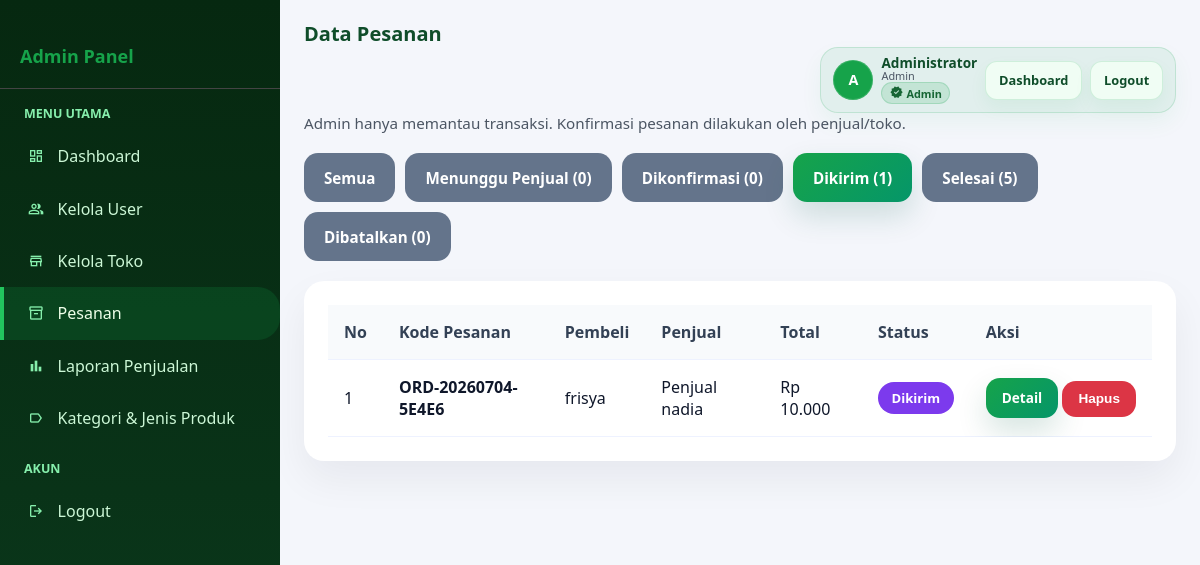
Screenshot of /admin/pesanan.php?status=dikirim (signed in) with the database file from the repository.
### tables this page shows
CREATE TABLE `pesanan` (
  `id` int(10) UNSIGNED NOT NULL,
  `kode_pesanan` varchar(30) NOT NULL COMMENT 'Format: ORD-YYYYMMDD-XXXXX',
  `pembeli_id` int(10) UNSIGNED NOT NULL,
  `toko_id` int(10) UNSIGNED NOT NULL,
  `total_harga` decimal(15,2) NOT NULL DEFAULT 0.00,
  `ongkir` decimal(15,2) NOT NULL DEFAULT 0.00,
  `grand_total` decimal(15,2) NOT NULL DEFAULT 0.00,
  `alamat_kirim` text NOT NULL,
  `catatan` text DEFAULT NULL,
  `status` enum('menunggu_konfirmasi','dikonfirmasi','diproses','dikirim','selesai','dibatalkan') NOT NULL DEFAULT 'menunggu_konfirmasi',
  `metode_bayar` enum('transfer','cod','ewallet') NOT NULL DEFAULT 'transfer',
  `bukti_bayar` varchar(255) DEFAULT NULL,
  `created_at` datetime NOT NULL DEFAULT current_timestamp(),
  `updated_at` datetime NOT NULL DEFAULT current_timestamp() ON UPDATE current_timestamp(),
  `bukti_pembayaran` varchar(255) DEFAULT NULL COMMENT 'File bukti pembayaran untuk admin review',
  `bukti_pengiriman` varchar(255) DEFAULT NULL COMMENT 'File bukti pengiriman dari penjual',
  `admin_approval_status` enum('pending','approved','rejected') NOT NULL DEFAULT 'pending' COMMENT 'Status persetujuan admin'
);

CREATE TABLE `users` (
  `id` int(10) UNSIGNED NOT NULL,
  `nama` varchar(150) NOT NULL,
  `angkatan` varchar(30) NOT NULL COMMENT 'Contoh: 2020, 2021, Alumni',
  `jenis_keanggotaan` enum('penjual','bukan_penjual') NOT NULL,
  `alamat` text NOT NULL,
  `no_telp` varchar(30) DEFAULT NULL COMMENT 'Nomor telepon pengguna',
  `email` varchar(150) NOT NULL,
  `password` varchar(255) NOT NULL COMMENT 'Bcrypt hash',
  `role` enum('admin','penjual','pembeli') NOT NULL DEFAULT 'pembeli',
  `is_active` tinyint(1) NOT NULL DEFAULT 1,
  `created_at` datetime NOT NULL DEFAULT current_timestamp(),
  `updated_at` datetime NOT NULL DEFAULT current_timestamp() ON UPDATE current_timestamp()
);

CREATE TABLE `toko` (
  `id` int(10) UNSIGNED NOT NULL,
  `user_id` int(10) UNSIGNED NOT NULL,
  `nama_toko` varchar(150) NOT NULL,
  `deskripsi` text DEFAULT NULL,
  `foto_toko` varchar(255) DEFAULT NULL,
  `bank_nama` varchar(100) DEFAULT NULL,
  `no_rekening` varchar(50) DEFAULT NULL,
  `nama_rekening` varchar(150) DEFAULT NULL,
  `total_terjual` int(10) UNSIGNED NOT NULL DEFAULT 0,
  `is_active` tinyint(1) NOT NULL DEFAULT 1,
  `created_at` datetime NOT NULL DEFAULT current_timestamp(),
  `updated_at` datetime NOT NULL DEFAULT current_timestamp() ON UPDATE current_timestamp()
);

### Koneksi.php (called while the page is built, shortened)
<?php
function sanitize($koneksi, $input) {
    return mysqli_real_escape_string($koneksi, trim($input));
}
function format_rupiah($nominal) {
    return "Rp " . number_format($nominal, 0, ',', '.');
}
?>

### admin/pesanan.php (the view, shortened to what this page needs)
<?php
include '../Koneksi.php';
$status_filter = isset($_GET['status']) ? $_GET['status'] : 'all';
$allowed_status = ['menunggu_konfirmasi', 'dikonfirmasi', 'diproses', 'dikirim', 'selesai', 'dibatalkan'];
if (in_array($status_filter, $allowed_status)) {
    $safe_status = sanitize($koneksi, $status_filter);
    $where = "WHERE p.status = '$safe_status'";
} else {
    $where = "";
    $status_filter = 'all';
}
$pesanan = mysqli_query($koneksi, "
    SELECT p.id, p.kode_pesanan, p.grand_total, p.status, p.created_at,
           u.nama AS pembeli,
           t.nama_toko
    FROM pesanan p
    JOIN users u ON p.pembeli_id = u.id
    JOIN toko t ON p.toko_id = t.id
    {$where}
    ORDER BY p.created_at DESC
");
$total = $pesanan ? mysqli_num_rows($pesanan) : 0;
function count_by_status($status, $koneksi) {
    $status = sanitize($koneksi, $status);
    $q = "SELECT COUNT(*) as cnt FROM pesanan WHERE status='{$status}'";
    $r = mysqli_fetch_assoc(mysqli_query($koneksi, $q));
    return (int)($r['cnt'] ?? 0);
}
$cnt_menunggu = count_by_status('menunggu_konfirmasi', $koneksi);
$cnt_dikonfirmasi = count_by_status('dikonfirmasi', $koneksi);
$cnt_dikirim = count_by_status('dikirim', $koneksi);
$cnt_selesai = count_by_status('selesai', $koneksi);
$cnt_dibatalkan = count_by_status('dibatalkan', $koneksi);
?>
<!DOCTYPE html>
<html>
<head>
    <link rel="stylesheet" href="../admin/Style.css">
</head>
<body>
<div class="wrapper">
    <div class="sidebar">
        <div style="padding: 20px; border-bottom: 1px solid #444;">
            <h3 style="color: #16a34a; font-size: 18px;">Admin Panel</h3>
        </div>
        <ul class="sidebar-menu">
            <li class="sidebar-title">Menu Utama</li>
            <li><a href="index.php"><span class="material-symbols-outlined icon">dashboard</span> Dashboard</a></li>
            <li><a href="users.php"><span class="material-symbols-outlined icon">people</span> Kelola User</a></li>
            <li><a href="toko.php"><span class="material-symbols-outlined icon">store</span> Kelola Toko</a></li>
            <li><a href="pesanan.php" class="active"><span class="material-symbols-outlined icon">inventory_2</span> Pesanan</a></li>
            <li><a href="laporan_penjualan.php"><span class="material-symbols-outlined icon">bar_chart</span> Laporan Penjualan</a></li>
            <li><a href="kelola_kategori.php"><span class="material-symbols-outlined icon">label</span> Kategori & Jenis Produk</a></li>
            <li class="sidebar-title">Akun</li>
            <li><a href="../auth/logout.php"><span class="material-symbols-outlined icon">logout</span> Logout</a></li>
        </ul>
    </div>
    <div class="main-content">
        <div class="navbar">
            <div class="navbar-brand">Data Pesanan</div>
            <div class="navbar-right">
                <div class="navbar-user">
                    <div class="avatar">
                        <?php if (!empty($_SESSION['avatar']) && file_exists(__DIR__ . '/../uploads/' . $_SESSION['avatar'])): ?>
                            <img src="../uploads/<?php echo htmlspecialchars($_SESSION['avatar']); ?>" alt="avatar">
                        <?php else: ?>
                            <span class="avatar-initials"><?php echo strtoupper(substr(trim($_SESSION['nama'] ?? 'A'),0,1)); ?></span>
                        <?php endif; ?>
                    </div>
                    <div class="user-info">
                        <div class="user-name"><?php echo htmlspecialchars($_SESSION['nama'] ?? 'Admin'); ?></div>
                        <div class="user-role"><span class="badge <?php echo 'badge-' . (strtolower($_SESSION['role'] ?? 'admin')); ?>"><?php echo htmlspecialchars(ucfirst($_SESSION['role'] ?? 'Admin')); ?></span></div>
                    </div>
                    <div class="navbar-links">
                        <a href="index.php" class="btn btn-sm">Dashboard</a>
                        <a href="../auth/logout.php" class="btn btn-danger btn-sm">Logout</a>
                    </div>
                </div>
            </div>
        </div>
        <p class="page-subtitle">Admin hanya memantau transaksi. Konfirmasi pesanan dilakukan oleh penjual/toko.</p>
        <div style="margin-bottom: 20px; display: flex; gap: 10px; flex-wrap: wrap;">
            <a href="pesanan.php?status=all"
               class="btn <?php echo $status_filter === 'all' ? 'btn-primary' : 'btn-secondary'; ?>">
                Semua
            </a>
            <a href="pesanan.php?status=menunggu_konfirmasi"
               class="btn <?php echo $status_filter === 'menunggu_konfirmasi' ? 'btn-primary' : 'btn-secondary'; ?>">
                Menunggu Penjual (<?php echo $cnt_menunggu; ?>)
            </a>
            <a href="pesanan.php?status=dikonfirmasi"
               class="btn <?php echo $status_filter === 'dikonfirmasi' ? 'btn-primary' : 'btn-secondary'; ?>">
                Dikonfirmasi (<?php echo $cnt_dikonfirmasi; ?>)
            </a>
            <a href="pesanan.php?status=dikirim"
               class="btn <?php echo $status_filter === 'dikirim' ? 'btn-primary' : 'btn-secondary'; ?>">
                Dikirim (<?php echo $cnt_dikirim; ?>)
            </a>
            <a href="pesanan.php?status=selesai"
               class="btn <?php echo $status_filter === 'selesai' ? 'btn-primary' : 'btn-secondary'; ?>">
                Selesai (<?php echo $cnt_selesai; ?>)
            </a>
            <a href="pesanan.php?status=dibatalkan"
               class="btn <?php echo $status_filter === 'dibatalkan' ? 'btn-primary' : 'btn-secondary'; ?>">
                Dibatalkan (<?php echo $cnt_dibatalkan; ?>)
            </a>
        </div>
        <div class="card">
            <div style="overflow-x: auto;">
                <table class="table">
                    <thead>
                        <tr>
                            <th>No</th>
                            <th>Kode Pesanan</th>
                            <th>Pembeli</th>
                            <th>Penjual</th>
                            <th>Total</th>
                            <th>Status</th>
                            <th>Aksi</th>
                        </tr>
                    </thead>
                    <tbody>
                        <?php if ($total === 0): ?>
                            <tr>
                                <td colspan="7" style="text-align:center; color:#999; padding:20px;">
                                    Tidak ada pesanan.
                                </td>
                            </tr>
                        <?php else: ?>
                            <?php $no = 1; while ($row = mysqli_fetch_assoc($pesanan)): ?>
                                <tr>
                                    <td><?php echo $no++; ?></td>
                                    <td><strong><?php echo htmlspecialchars($row['kode_pesanan']); ?></strong></td>
                                    <td><?php echo htmlspecialchars($row['pembeli']); ?></td>
                                    <td><?php echo htmlspecialchars($row['nama_toko']); ?></td>
                                    <td><?php echo format_rupiah($row['grand_total']); ?></td>
                                    <td>
                                        <span class="badge badge-<?php echo htmlspecialchars($row['status']); ?>">
                                            <?php echo ucfirst(str_replace('_', ' ', htmlspecialchars($row['status']))); ?>
                                        </span>
                                    </td>
                                    <td style="white-space: nowrap;">
                                        <a href="kelola_pesanan_detail.php?id=<?php echo (int)$row['id']; ?>"
                                           class="btn btn-primary btn-sm">
                                            Detail
                                        </a>
                                        <form method="POST"
                                              action="pesanan.php?status=<?php echo urlencode($status_filter); ?>"
                                              style="display:inline;"
                                              onsubmit="return confirm('Yakin ingin menghapus pesanan ini?');">
                                            <button type="submit" class="btn btn-sm"
                                                    style="background:#dc3545; color:#fff; border:none; cursor:pointer;">
                                                Hapus
                                            </button>
                                        </form>
                                    </td>
                                </tr>
                            <?php endwhile; ?>
                        <?php endif; ?>
                    </tbody>
                </table>
            </div>
        </div>
    </div>
</div>
</body>
</html>

### rows the page displays
pesanan: kode_pesanan "ORD-20260704-5E4E6", pembeli.nama "frisya", toko.nama_toko "Penjual nadia", grand_total "Rp 10.000", status "Dikirim"

### other values shown
substr(trim($_SESSION['nama'] ?? 'A'),0,1) "A"
$_SESSION['nama'] "Administrator"
$_SESSION['role'] "Admin"
$cnt_menunggu "0"
$cnt_dikonfirmasi "0"
$cnt_dikirim "1"
$cnt_selesai "5"
$cnt_dibatalkan "0"
